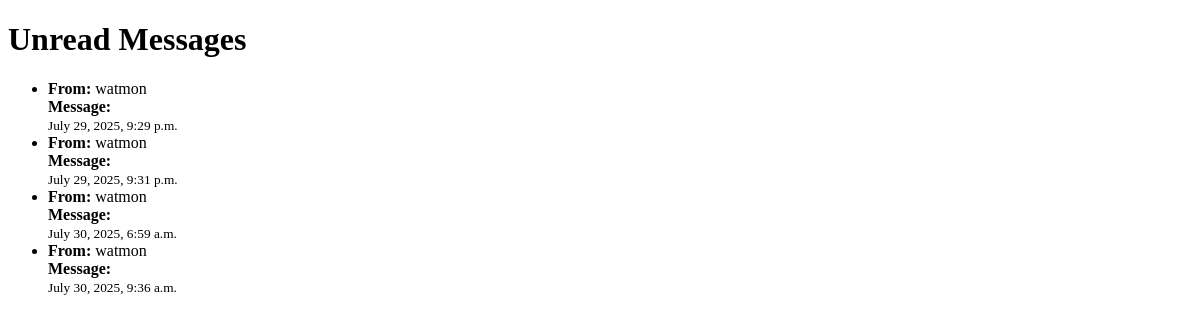
Page /unread/ (signed in) on the earlier database version.
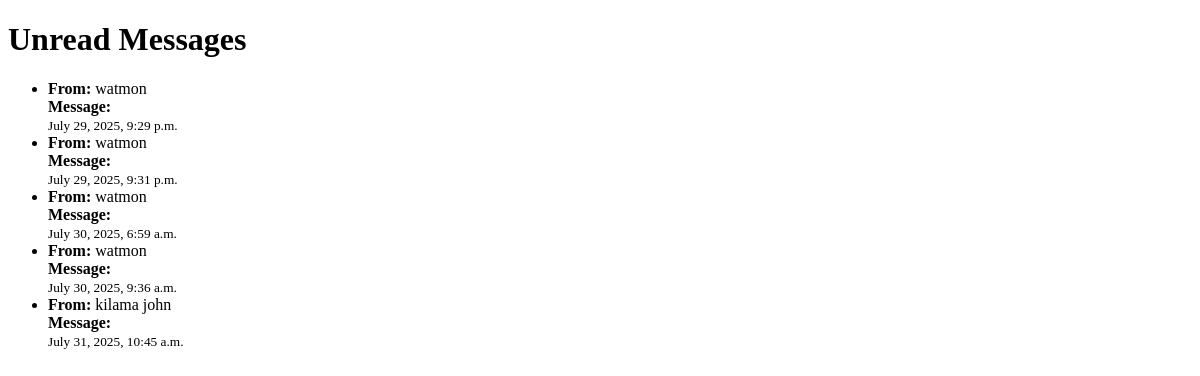
Same page on the later database version.
### messaging/models.py (models this page shows, shortened)
class Message(models.Model):
    sender = models.ForeignKey(User, on_delete=models.CASCADE, related_name='sent_messages')
    receiver = models.ForeignKey(User, on_delete=models.CASCADE, related_name='received_messages')
    content = models.TextField()
    timestamp = models.DateTimeField(auto_now_add=True)
    edited = models.BooleanField(default=False)
    edited_at = models.DateTimeField(null=True, blank=True)
    edited_by = models.ForeignKey(User, null=True, blank=True, on_delete=models.SET_NULL, related_name='edited_messages')
    read = models.BooleanField(default=False)
    parent_message = models.ForeignKey(
        'self',
        null=True,
        blank=True,
        on_delete=models.CASCADE,
        related_name='replies'
    )
    objects = models.Manager()  # default
    unread = UnreadMessagesManager()  # custom manager

### messaging/views.py (the view)
# urls.py: path('unread/', unread_messages_view, name='unread_messages'),
def unread_messages_view(request):
    unread_messages = Message.unread.unread_for_user(request.user).only('id', 'content', 'timestamp', 'sender', 'receiver')
    return render(request, 'unread_inbox.html', {'messages': unread_messages})

### messaging/managers.py (called while the page is built)
    def unread_for_user(self, user):
        return self.get_queryset().filter(receiver=user, read=False).only('id', 'content', 'timestamp', 'sender', 'receiver')

### messaging/templates/unread_inbox.html (shortened to what this page needs)
<!DOCTYPE html>
<html lang="en">
<head>
</head>
<body>
<h1>Unread Messages</h1>
<ul>
  {% for message in messages %}
    <li>
      <strong>From:</strong> {{ message.sender.username }}<br>
      <strong>Message:</strong> {{ message.text }}<br>
      <small>{{ message.timestamp }}</small>
    </li>
  {% empty %}
    <li>No unread messages.</li>
  {% endfor %}
</ul>
</body>
</html>

Differences in the rows shown:
added Message: sender.username "kilama john", timestamp "July 31, 2025, 10:45 a.m."
